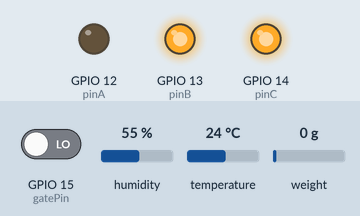
Recording of a sketch running on a simulated ESP32. Parts: output pins drawn as LEDs (lit = HIGH). Wiring (inferred from the names in the program): HX711 load-cell converter: data GPIO 4; SCK GPIO 5. Inputs (shaded band) come from the test bench; at power-on: GPIO 15 (gatePin) LOW, humidity 55 %, temperature 24 °C, weight on the scale 0 g. Pins used as bus, display or sensor lines are not drawn; what the sketch prints to the serial monitor is not drawn.

Above: at 1.9 s.
2.0 s: GPIO 15 (gatePin) driven HIGH
At 2.7 s:
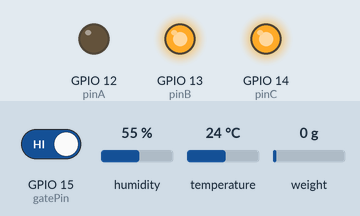
4.0 s: GPIO 15 (gatePin) driven LOW
At 4.9 s:
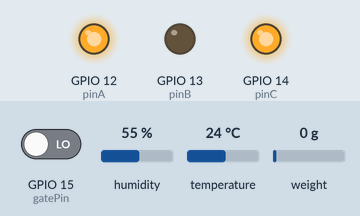
At 6.0 s:
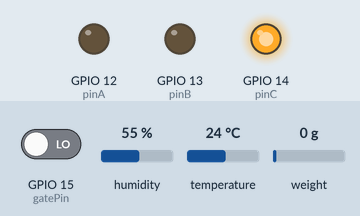
Timing chart, 0 to 14.2 s (numbered marks = the images above; inputs shaded):
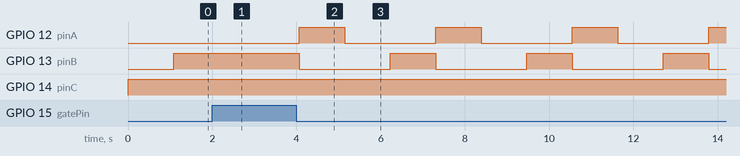

The sketch:

ESP_SENSORS_WITH_MULTIPLEX_4digits.ino
```cpp
#include <Wire.h>
#include <Adafruit_AHTX0.h>

Adafruit_AHTX0 aht;

// HX710B pins
const int dataPin = 4;
const int clockPin = 5;

// Multiplex pins
const int pinA = 12;
const int pinB = 13;
const int pinC = 14;

// Input pin to gate actions
const int gatePin = 15;   // choose a free GPIO

int sequence[][3] = {
  {0, 0, 1},  // 001 → humidity
  {0, 1, 1},  // 011 → temperature
  {1, 0, 1}   // 101 → pressure
};

int seqIndex = 0;

void setup() {
  Serial.begin(9600);
  Serial2.begin(9600);   // second UART

  pinMode(pinA, OUTPUT);
  pinMode(pinB, OUTPUT);
  pinMode(pinC, OUTPUT);

  pinMode(gatePin, INPUT);   // external condition pin

  // HX710B setup
  pinMode(dataPin, INPUT);
  pinMode(clockPin, OUTPUT);

  // AHT10 setup
  Wire.begin(21, 22);
  if (!aht.begin()) {
    Serial.println("Sensor error!");
    while (1);
  }
}

long readHX710B() {
  long result = 0;
  while (digitalRead(dataPin) == HIGH);
  for (int i = 0; i < 24; i++) {
    digitalWrite(clockPin, HIGH);
    result = (result << 1) | digitalRead(dataPin);
    digitalWrite(clockPin, LOW);
  }
  digitalWrite(clockPin, HIGH);
  delayMicroseconds(1);
  digitalWrite(clockPin, LOW);
  return result;
}

void loop() {
  // Wait until gatePin is LOW before proceeding
  while (digitalRead(gatePin) == HIGH) {
    // Optional: print status or just idle
    Serial.println("Gate pin HIGH → waiting...");
    delay(100); // small delay to avoid busy loop
  }

  // Apply current sequence
  digitalWrite(pinA, sequence[seqIndex][0]);
  digitalWrite(pinB, sequence[seqIndex][1]);
  digitalWrite(pinC, sequence[seqIndex][2]);

  // Read sensors
  sensors_event_t humidity, temp;
  aht.getEvent(&humidity, &temp);
  long pressureRaw = readHX710B();

  // Choose value based on pattern
  int valueToSend = 0;
  if (seqIndex == 0) {        // 001 → humidity
    valueToSend = (int)humidity.relative_humidity;
  } else if (seqIndex == 1) { // 011 → temperature
    valueToSend = (int)temp.temperature;
  } else if (seqIndex == 2) { // 101 → pressure
    valueToSend = (int)(pressureRaw % 10000); // keep within 4 digits
  }

  // Format as 4 digits
  char formatted[5]; // 4 digits + null terminator
  sprintf(formatted, "%04d", valueToSend);

  // Debug + send
  Serial.print("Pattern: ");
  Serial.print(sequence[seqIndex][0]);
  Serial.print(sequence[seqIndex][1]);
  Serial.print(sequence[seqIndex][2]);
  Serial.print(" → ");
  Serial.println(formatted);

  Serial2.println(formatted);

  // Next sequence
  seqIndex++;
  if (seqIndex >= 3) seqIndex = 0;

  delay(1000);
}
```

Measured:
- after the input at 2.0 s, GPIO 12 (pinA): stays LOW (without the input it goes to HIGH after 0.16 s); GPIO 13 (pinB): stays HIGH (without the input it goes to LOW after 0.16 s)
- after the input at 4.0 s, GPIO 12 (pinA), GPIO 13 (pinB): alternates HIGH for 1.1 s and LOW for 2.2 s, starting after 0.07 s
